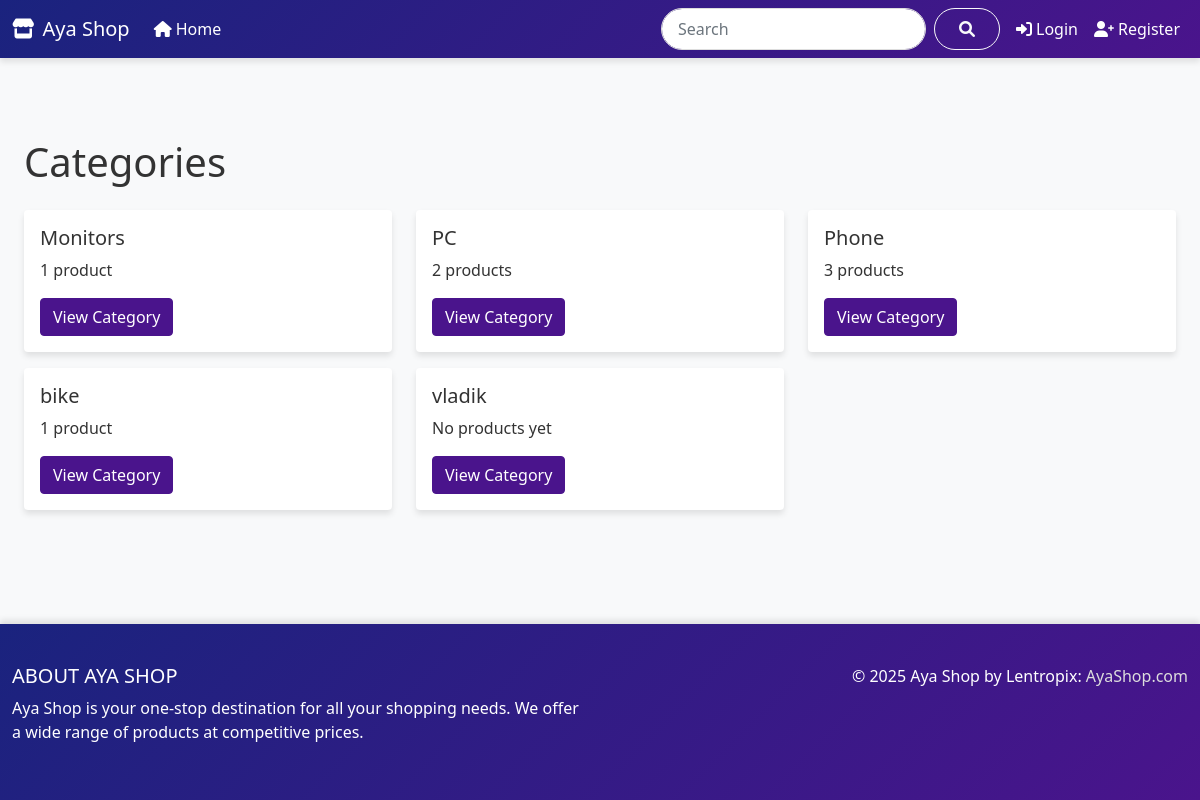
Page /categories/ on the committed database.
### shop/models.py (models this page shows, shortened)
class Category(models.Model):
    name = models.CharField(max_length=100, unique=True)
    slug = models.SlugField(max_length=100, unique=True, blank=True)
    class Meta:
        ordering = ('name',)
        verbose_name = 'category'
        verbose_name_plural = 'categories'

### shop/views.py (the view)
# urls.py: path('categories/', views.category_list, name='category_list'),  # Додано новий шлях для списку категорій
def category_list(request):
    categories = Category.objects.all()
    context = {
        'categories': categories
    }
    return render(request, 'category_list.html', context)

### templates/category_list.html (shortened to what this page needs)
{% extends 'base.html' %}
{% block content %}
<div class="container mt-4">
    <h1 class="mb-4">Categories</h1>
    {% if categories %}
        <div class="row">
            {% for category in categories %}
                <div class="col-md-4 mb-3">
                    <div class="card">
                        <div class="card-body">
                            <h5 class="card-title">{{ category.name }}</h5>
                            <p class="card-text">
                                {% if category.products.count %}
                                    {{ category.products.count }} product{{ category.products.count|pluralize }}
                                {% else %}
                                    No products yet
                                {% endif %}
                            </p>
                            <a href="{% url 'category_detail' category.id %}" class="btn btn-primary">View Category</a>
                        </div>
                    </div>
                </div>
            {% endfor %}
        </div>
    {% else %}
        <p>No categories available.</p>
    {% endif %}
</div>
{% endblock %}

### templates/base.html (style rules this page uses)
:root { --dark-blue: #1a237e; --purple: #4a148c; --light-purple: #7c43bd; --gradient: linear-gradient(135deg, var(--dark-blue), var(--purple)); --shadow: 0 4px 6px rgba(0, 0, 0, 0.1); }
body { display: flex; flex-direction: column; min-height: 100vh; background-color: #f8f9fa; color: #333; font-family: 'Segoe UI', Tahoma, Geneva, Verdana, sans-serif; }
.btn-primary { background-color: var(--purple); border-color: var(--purple); transition: background-color 0.3s ease; }
.card { border: none; box-shadow: var(--shadow); transition: transform 0.3s ease, box-shadow 0.3s ease; }
.container { max-width: 1200px; }

### rows in the picture
Category: name "Monitors", products.count "1"
Category: name "PC", products.count "2"
Category: name "Phone", products.count "3"
Category: name "bike", products.count "1"
Category: name "vladik", shows "No products yet"
